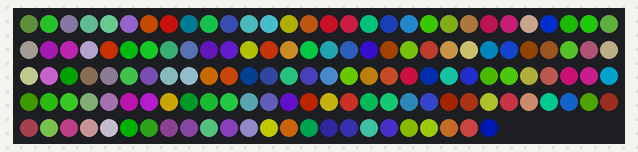
Simulated run of this sketch. Board: Arduino Uno, built with avr-gcc and run on an emulated ATmega328P. On the bench: 144 RGB LEDs in strip order, left to right, continuing on the next row. Dim RGB values are drawn brighter than linear; what the sketch prints to the serial monitor is not drawn.

Above: at 0.26 s.
At 5.22 s:
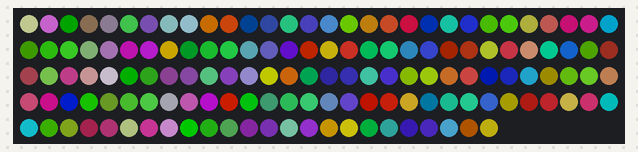
At 10.18 s:
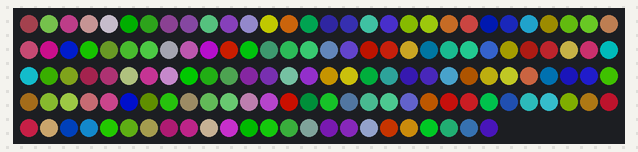
At 20.09 s:
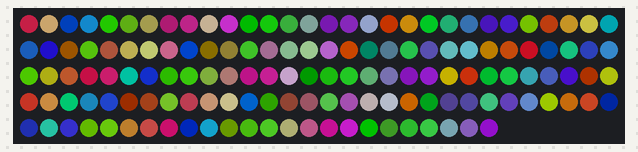
At 30.0 s:
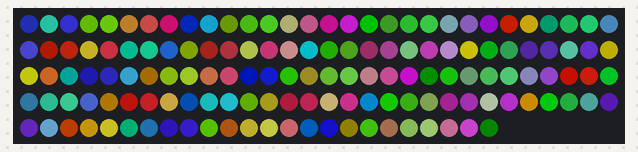
At 39.91 s:
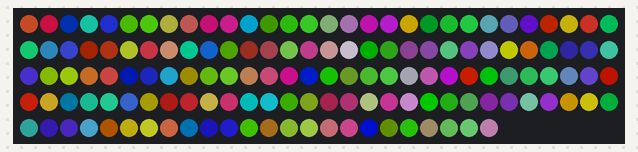

The sketch:

ledsChristmas.ino
```cpp
/*
processing incoming serial data without blocking.
*/

// how much serial data we expect before a new Led (a led =16bytes max)
const unsigned int MAX_INPUT =200;
#include <Adafruit_NeoPixel.h>
#define PIN 6
#define NBLED 144
// Init de Adafruit
Adafruit_NeoPixel strip = Adafruit_NeoPixel(NBLED, PIN, NEO_GRB + NEO_KHZ800);


int bytesread=0, i=0;
long couleur[4];
uint32_t c=0;
int currentLed=0;
int nbled=144;
int colorIndex = 0;
char rIndex[9] = {0, 10, 17, 28, 38, 52, 78, 96, 105};
char gIndex[8] = {8, 15, 86, 25, 72, 100, 52, 36};
char bIndex[7] = {0, 6, 18, 34, 56, 72, 108};

static char input_led [NBLED*3] ;

void setup ()
  {
  // Init Leds
   strip.begin();
   strip.show();
   colorIndex = 0;
  // Init Serial port
  Serial.begin (230400);
  Serial.println("LED init ok");
  for(i=0;i<NBLED;i++)
    {
    input_led[3*1]= rIndex[i%9];
    input_led[3*1+1]= gIndex[i%8];
    input_led[3*1+2]= bIndex[i%7];
    }
    nbled = NBLED;
  } // end of setup


void lightoff()
{
  c=strip.Color(0,0,0);
  for(i=0;i<nbled;i++)
    {
      strip.setPixelColor(i,c);
   }
   strip.show();
}

void lightfrombuffer(int offset=0)
{

  for(i=0;i<nbled;i++)
    {
      c=strip.Color(input_led[((i+offset)%nbled)*3],input_led[((i+offset)%nbled)*3+1],input_led[((i+offset)%nbled)*3+2]);
      strip.setPixelColor(i,c);
   }
   strip.show();
}

void lightshow()
{
     for(i=0;i<NBLED;i++)
     {
       c=strip.Color(rIndex[(colorIndex+i)%9], gIndex[(colorIndex+i)%8], bIndex[(colorIndex+i)%7]);
       strip.setPixelColor(i,c);
     }
     strip.show();
     colorIndex++;
}
void loop()
  {
//  // if serial data available, process it
//  if (Serial.available ())
//  {
//    nbled=Serial.read();
//    bytesread=Serial.readBytes(input_led,nbled*3);
//    if (bytesread==nbled*3)
//    {
//      lightfrombuffer();
//    }
//    else
//    {
//      lightoff();
//    }
//  }
  if (colorIndex == 0 || colorIndex > 400){
    lightoff();
    colorIndex = 0;
  }else{
    lightshow();
    //lightfrombuffer(colorIndex);
  }
  delay(150);
  colorIndex++;
  //lightoff();
}
```
